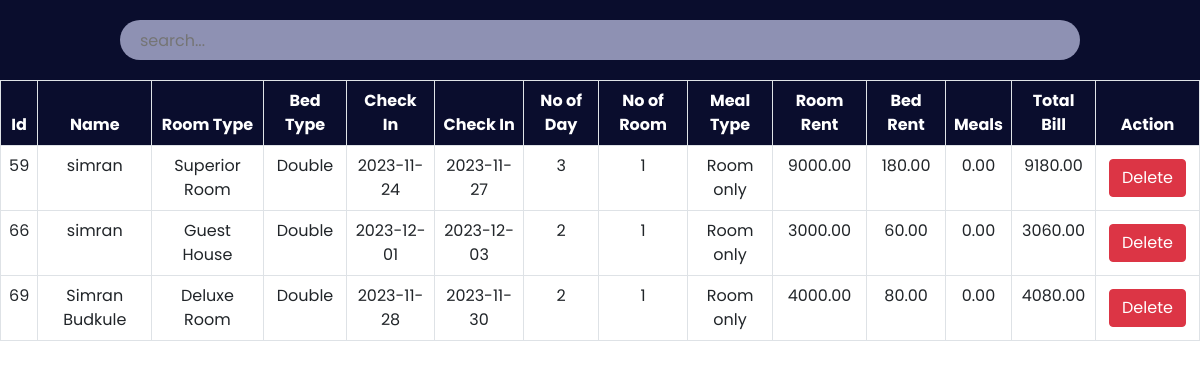
Screenshot of /admin/payment.php with the database file from the repository.
### tables this page shows
CREATE TABLE `payment` (
  `id` int(30) NOT NULL,
  `Name` varchar(30) NOT NULL,
  `Email` varchar(30) NOT NULL,
  `RoomType` varchar(30) NOT NULL,
  `Bed` varchar(30) NOT NULL,
  `NoofRoom` int(30) NOT NULL,
  `cin` date NOT NULL,
  `cout` date NOT NULL,
  `noofdays` int(30) NOT NULL,
  `roomtotal` double(8,2) NOT NULL,
  `bedtotal` double(8,2) NOT NULL,
  `meal` varchar(30) NOT NULL,
  `mealtotal` double(8,2) NOT NULL,
  `finaltotal` double(8,2) NOT NULL
);

### admin/payment.php (the view, shortened to what this page needs)
<?php
    include '../config.php';
?>
<!DOCTYPE html>
<html lang="en">
<head>
    <link href="https://cdn.jsdelivr.net/npm/bootstrap@5.0.2/dist/css/bootstrap.min.css" rel="stylesheet">
    <link rel="stylesheet" href="https://cdnjs.cloudflare.com/ajax/libs/font-awesome/6.2.0/css/all.min.css"/>
	<link rel="stylesheet" href="css/roombook.css">
</head>
<body>
	<div class="searchsection">
        <input type="text" name="search_bar" id="search_bar" placeholder="search..." onkeyup="searchFun()">
    </div>
    <div class="roombooktable" class="table-responsive-xl">
        <?php
            $paymanttablesql = "SELECT * FROM payment";
            $paymantresult = mysqli_query($conn, $paymanttablesql);
        ?>
        <table class="table table-bordered" id="table-data">
            <thead>
                <tr>
                    <th scope="col">Id</th>
                    <th scope="col">Name</th>
                    <th scope="col">Room Type</th>
                    <th scope="col">Bed Type</th>
                    <th scope="col">Check In</th>
                    <th scope="col">Check In</th>
					<th scope="col">No of Day</th>
                    <th scope="col">No of Room</th>
					<th scope="col">Meal Type</th>
                    <th scope="col">Room Rent</th>
                    <th scope="col">Bed Rent</th>
                    <th scope="col">Meals</th>
					<th scope="col">Total Bill</th>
                    <th scope="col">Action</th>
                </tr>
            </thead>
            <tbody>
            <?php
            while ($res = mysqli_fetch_array($paymantresult)) {
            ?>
                <tr>
                    <td><?php echo $res['id'] ?></td>
                    <td><?php echo $res['Name'] ?></td>
                    <td><?php echo $res['RoomType'] ?></td>
                    <td><?php echo $res['Bed'] ?></td>
					<td><?php echo $res['cin'] ?></td>
                    <td><?php echo $res['cout'] ?></td>
					<td><?php echo $res['noofdays'] ?></td>
                    <td><?php echo $res['NoofRoom'] ?></td>
                    <td><?php echo $res['meal'] ?></td>
                    <td><?php echo $res['roomtotal'] ?></td>
					<td><?php echo $res['bedtotal'] ?></td>
					<td><?php echo $res['mealtotal'] ?></td>
					<td><?php echo $res['finaltotal'] ?></td>
                    <td class="action">
						<a href="paymantdelete.php?id=<?php echo $res['id']?>"><button class="btn btn-danger">Delete</button></a>
                    </td>
                </tr>
            <?php
            }
            ?>
            </tbody>
        </table>
    </div>
</body>
</html>

### admin/css/roombook.css (style rules this page uses)
:root { --bg-text-shadow: 0 2px 4px rgb(13 0 77 / 8%), 0 3px 6px rgb(13 0 77 / 8%), 0 8px 16px rgb(13 0 77 / 8%); --bg-box-shadow: 0px 0px 20px 6px rgba(26, 30, 164, 0.31); }
body { background-color: #ffff; }
* { margin: 0; padding: 0; font-family: 'Poppins', sans-serif; }
.searchsection { height: 80px; width: 100%; display: flex; justify-content: space-evenly; align-items: center; background-color: #0a0d2d; position: fixed; z-index: 500; }
#search_bar { height: 40px; width: 80%; border: none; background-color: rgba(195, 198, 233, 0.714); padding-left: 20px; border-radius: 30px; }
a { color: black; }
.roombooktable { position: absolute; color: #0a0d2d; margin-top: 80px; width: 100%; height: 100vh; padding-bottom: 900px; }
.roombooktable thead { background-color: #0a0d2d; color: white; text-align: center; }
.roombooktable tbody { text-align: center; }
.action a { text-decoration: none; }
.action button { display: flex; flex-wrap: wrap; margin: 5px; }

### rows the page displays
payment: id "59", Name "simran", RoomType "Superior Room", Bed "Double", cin "2023-11-24", cout "2023-11-27", noofdays "3", NoofRoom "1", meal "Room only", roomtotal "9000.00", bedtotal "180.00", mealtotal "0.00", finaltotal "9180.00"
payment: id "66", Name "simran", RoomType "Guest House", Bed "Double", cin "2023-12-01", cout "2023-12-03", noofdays "2", NoofRoom "1", meal "Room only", roomtotal "3000.00", bedtotal "60.00", mealtotal "0.00", finaltotal "3060.00"
payment: id "69", Name "Simran Budkule", RoomType "Deluxe Room", Bed "Double", cin "2023-11-28", cout "2023-11-30", noofdays "2", NoofRoom "1", meal "Room only", roomtotal "4000.00", bedtotal "80.00", mealtotal "0.00", finaltotal "4080.00"
